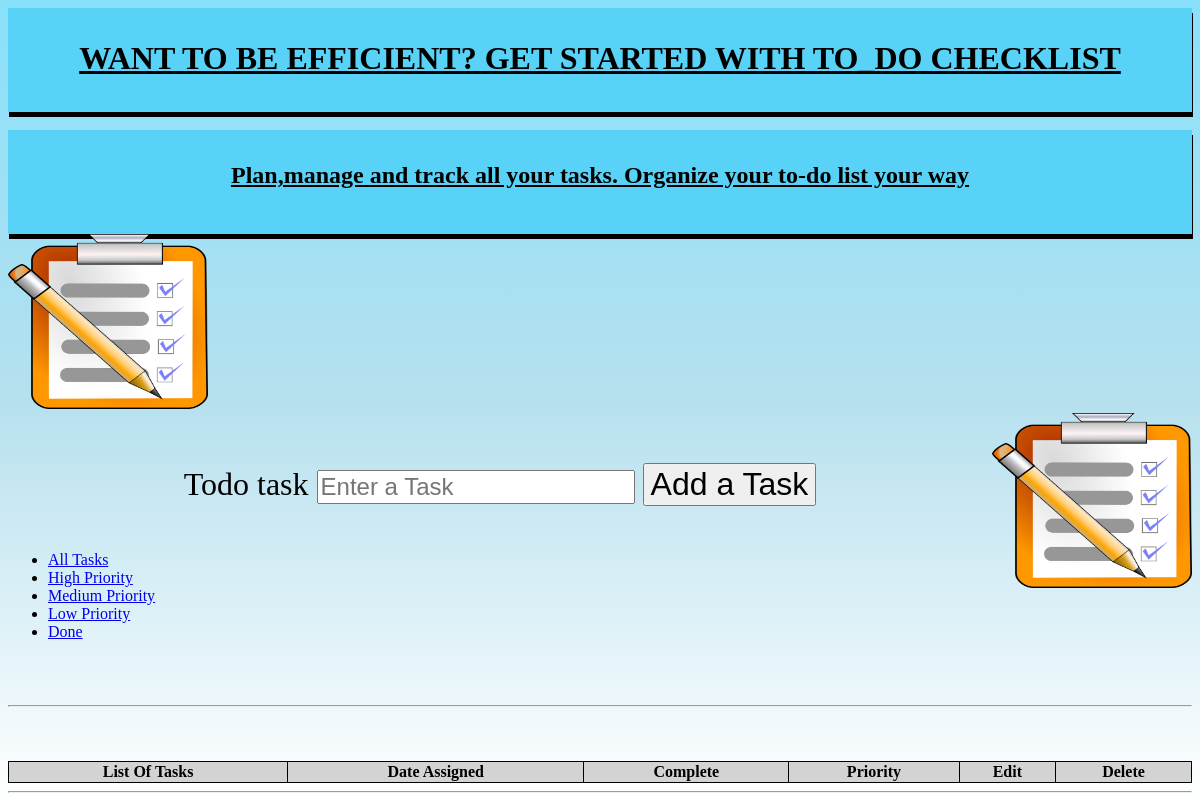
/tasks/done, run on an earlier commit of the app's database.
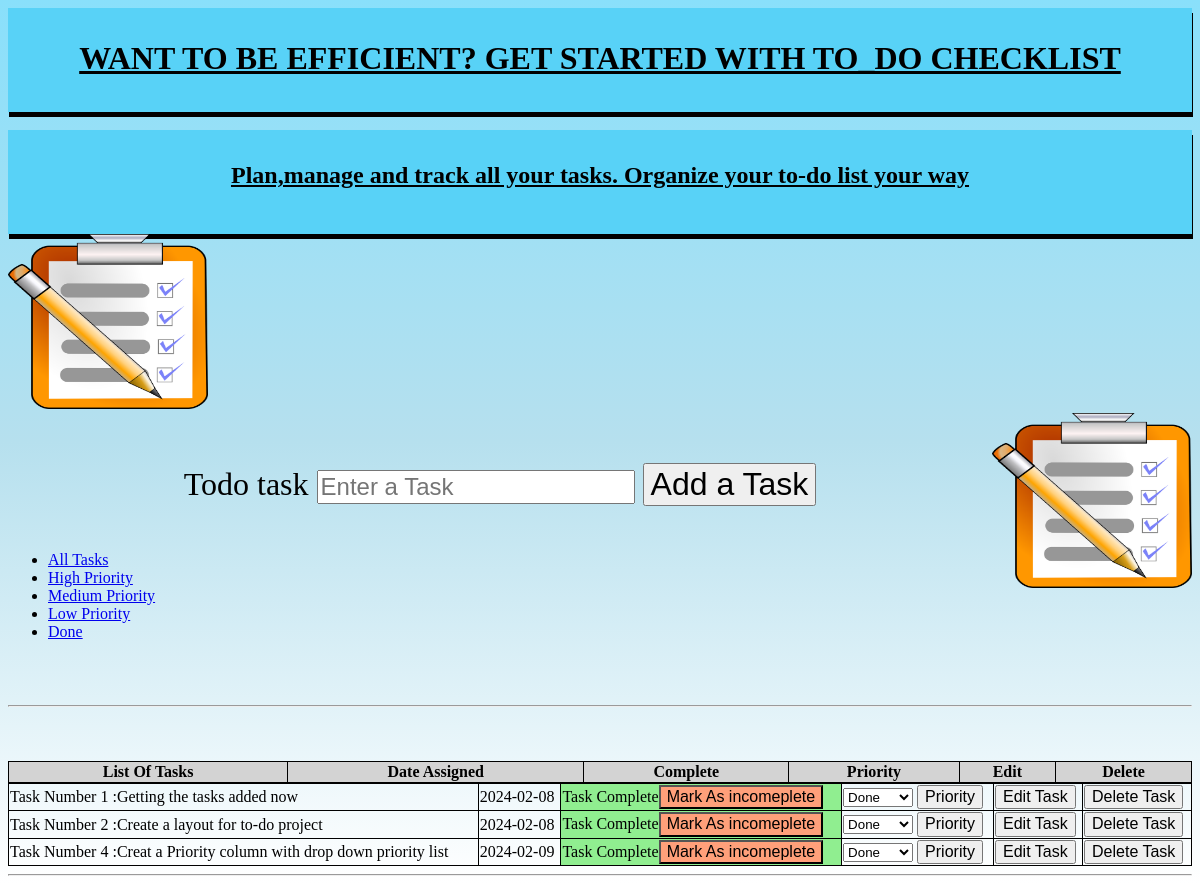
And on a later commit of the database.
### website/models.py (models this page shows)
class Todo(db.Model):
    id = db.Column(db.Integer, primary_key = True)
    task = db.Column(db.String(300), unique = True)
    complete = db.Column(db.Boolean, default = False)
    date_created = db.Column(db.DateTime,default=datetime.now)
    priority = db.Column(db.String(10))

### website/views.py (the view)
@my_view.route('/tasks/<priority>')
def view_tasks(priority):
    if priority == "all":
        tasks = Todo.query.all()
    else:
        tasks = Todo.query.filter_by(priority=priority).all()
    return render_template('index.html', todo_list=tasks, priority=priority)

### website/templates/index.html (shortened to what this page needs)
<!DOCTYPE html>
<html lang="en" >
<head>
    <link rel="stylesheet" href="{{ url_for('static',filename='style.css')}}">
</head>
<body class="index">
        <h1>WANT TO BE EFFICIENT? GET STARTED WITH TO_DO CHECKLIST</h1><br>
        <h2>Plan,manage and track all your tasks. Organize your to-do list your way</h2>
        <form action="/add" method="post">
            <img src="{{ url_for('static', filename='checklist.webp') }}" alt="User Image"class="left-image"style="width:200px;height: 175px;"><br>
            <img src="{{ url_for('static', filename='checklist.webp') }}" alt="User Image"class="right-image"style="width:200px;height: 175px;"><br>
            <div>
                <label>Todo task</label>
                <input type="text" name="task" placeholder="Enter a Task">
                <button type="submit">Add a Task</button>
            </div>
        </form>
        <ul id="tabs" class="nav nav-tabs" data-tabs="tabs">
            <li role="presentation" class="active"><a href="{{ url_for('my_view.view_tasks', priority='all') }}" target ="_blank">All Tasks</a></li>
            <li role="presentation"><a href="{{ url_for('my_view.view_tasks', priority='high') }}">High Priority</a></li>
            <li role="presentation"><a href="{{ url_for('my_view.view_tasks', priority='medium') }}">Medium Priority</a></li>
            <li role="presentation"><a href="{{ url_for('my_view.view_tasks', priority='low') }}">Low Priority</a></li>
            <li role="presentation"><a href="{{ url_for('my_view.view_tasks', priority='done') }}">Done</a></li>
            </ul>
        <div class="error">
        <hr>
    </div>
    <table>
        <tr>
            <th>List Of Tasks</th>
            <th>Date Assigned</th>
            <th>Complete</th>
            <th>Priority</th>
            <th>Edit</th>
            <th>Delete</th>
            <table id="table">
                {% for todo in todo_list %}
                <tr>
                    <td>Task Number {{todo.id}}  :{{todo.task}}  </td>
                    <td>{{todo.date_created.strftime('%Y-%m-%d')}}</td>
                    {% if todo.complete == False %}
                    <td class="snap">Task Incomplete.<a href = "/update/{{todo.id}}"><button class="complete">Mark As comeplete</button></a></td>
                    {% else %}
                    <td class="complete"> Task Complete<a href = "/update/{{todo.id}}"><button class="snap" type="submit">Mark As incomeplete</button></a></td>
                    {% endif %}
                    <td>
                        <form action="/update_priority/{{todo.id}}" method="post">
                        <select name="priority" id="priority-{{ todo.id }}">
                            <option value="done"{% if todo.priority == "done"%} selected {% endif %}>Done</option>
                        </select>
                        <button type="submit">Priority</button>
                    </form>
                </td>
                <td><a href="/edit/{{todo.id}}"> <button type="submit">Edit Task</button></a></td>
                <td class="delete"><a href="/delete/{{todo.id}}"><button type="submit">Delete Task</button></a></td>
            </tr>
                {% endfor %}
                </table>
    </table>
    <hr>
</body>
</html>

What changed in the data, as far as the page shows it:
now on this page (row edited): Todo: id "1", task "Getting the tasks added now", date_created "2024-02-08", priority "Done"
now on this page (row edited): Todo: id "2", task "Create a layout for to-do project", date_created "2024-02-08", priority "Done"
now on this page (row edited): Todo: id "4", task "Creat a Priority column with drop down priority list", date_created "2024-02-09", priority "Done"
